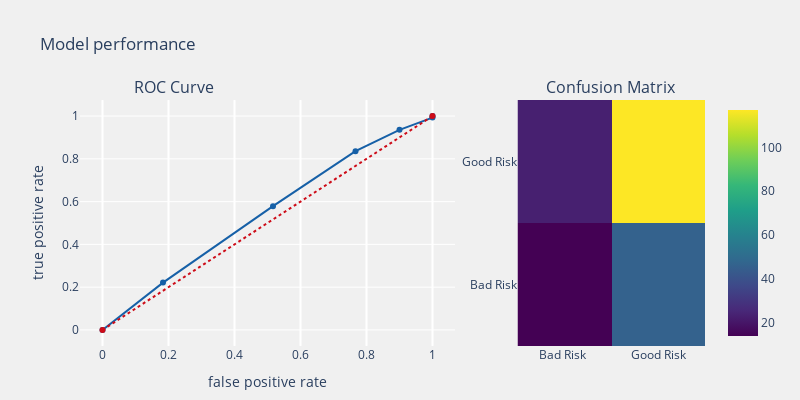

Notebook source saved alongside this figure:
### Markdown cell above
### KNN Evaluation Using Plotly

### Code cell
#print ("\n \033[1m Classification report : \033[0m\n",classification_report(ytest, y_pred_knn))
#print ("\033[1mAccuracy Score   : \033[0m",accuracy_score(ytest, y_pred_knn))
evaluation(y_pred_knn)

### Figure 1 — Plotly figure (JSON) as saved in the notebook; plotly's stock layout.template omitted (floating-point values rounded to 4 significant figures)
{"data": [{"line": {"color": "rgb(22, 96, 167)", "width": 2}, "name": "Roc : 0.535", "type": "scatter", "x": [0, 0.1833, 0.5167, 0.7667, 0.9, 1, 1], "xaxis": "x", "y": [0, 0.2214, 0.5786, 0.8357, 0.9357, 0.9929, 1], "yaxis": "y"}, {"line": {"color": "rgb(205, 12, 24)", "dash": "dot", "width": 2}, "type": "scatter", "x": [0, 1], "xaxis": "x", "y": [0, 1], "yaxis": "y"}, {"colorscale": [[0, "#440154"], [0.1111, "#482878"], [0.2222, "#3e4989"], [0.3333, "#31688e"], [0.4444, "#26828e"], [0.5556, "#1f9e89"], [0.6667, "#35b779"], [0.7778, "#6ece58"], [0.8889, "#b5de2b"], [1, "#fde725"]], "name": "matrix", "type": "heatmap", "x": ["Bad Risk ", "Good Risk"], "xaxis": "x2", "y": ["Bad Risk", "Good Risk"], "yaxis": "y2", "z": [[14, 46], [23, 117]]}], "layout": {"annotations": [{"font": {"size": 16}, "showarrow": false, "text": "ROC Curve", "x": 0.15, "xanchor": "center", "xref": "paper", "y": 1, "yanchor": "bottom", "yref": "paper"}, {"font": {"size": 16}, "showarrow": false, "text": "Confusion Matrix", "x": 0.85, "xanchor": "center", "xref": "paper", "y": 1, "yanchor": "bottom", "yref": "paper"}], "autosize": false, "height": 400, "margin": {"b": 20}, "paper_bgcolor": "rgba(240,240,240, 0.95)", "plot_bgcolor": "rgba(240,240,240, 0.95)", "showlegend": false, "title": {"text": "Model performance"}, "width": 800, "xaxis": {"anchor": "y", "domain": [0, 0.6], "gridcolor": "rgb(255, 255, 255)", "gridwidth": 2, "ticklen": 5, "title": {"text": "false positive rate"}}, "xaxis2": {"anchor": "y2", "domain": [0.7, 1]}, "yaxis": {"anchor": "x", "domain": [0, 1], "gridcolor": "rgb(255, 255, 255)", "title": {"text": "true positive rate"}, "zerolinewidth": 1}, "yaxis2": {"anchor": "x2", "domain": [0, 1]}}}
